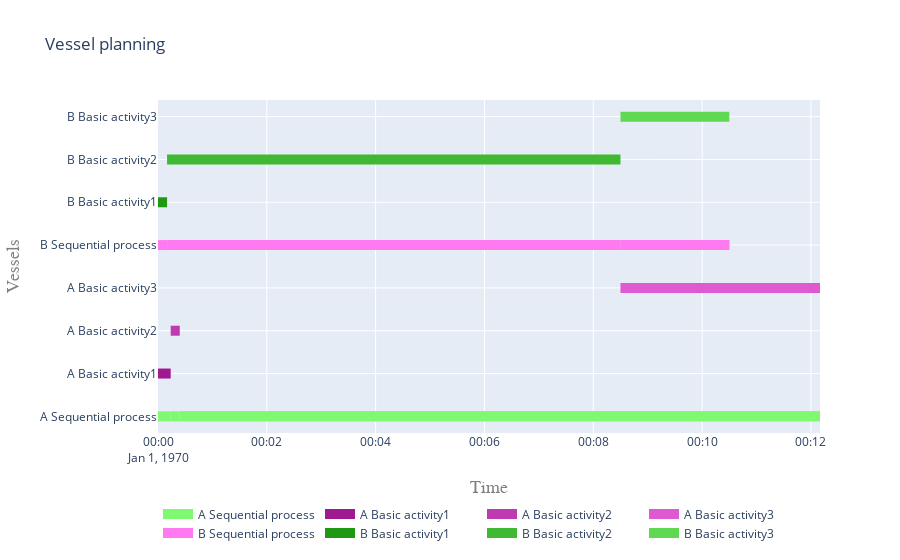

Notebook source saved alongside this figure:
### Markdown cell above
##### 5.2 Visualise gantt charts

### Code cell
plot.vessel_planning([*model.get_subprocesses(sequential_activity_A), *model.get_subprocesses(sequential_activity_B)])

### Figure 1 — Plotly figure (JSON) as saved in the notebook; plotly's stock layout.template omitted (floating-point values rounded to 4 significant figures)
{"data": [{"connectgaps": false, "hoverinfo": "y+name", "line": {"color": "rgb(127,249,113)", "width": 10}, "mode": "lines", "name": "A Sequential process", "type": "scatter", "x": ["1970-01-01T00:00:00", "1970-01-01T00:00:00", "1970-01-01T00:00:14", "1970-01-01T00:00:14", "1970-01-01T00:00:14", "1970-01-01T00:00:14", "1970-01-01T00:00:14", "1970-01-01T00:00:24", "1970-01-01T00:00:24", "1970-01-01T00:00:24", "1970-01-01T00:00:24", "1970-01-01T00:00:24", "1970-01-01T00:12:10", "1970-01-01T00:12:10", "1970-01-01T00:12:10", "1970-01-01T00:00:24", "1970-01-01T00:00:24", "1970-01-01T00:12:10", "1970-01-01T00:12:10", "1970-01-01T00:12:10"], "y": ["A Sequential process", "A Sequential process", "A Sequential process", "A Sequential process", null, "A Sequential process", "A Sequential process", "A Sequential process", "A Sequential process", null, "A Sequential process", "A Sequential process", "A Sequential process", "A Sequential process", null, "A Sequential process", "A Sequential process", "A Sequential process", "A Sequential process", null]}, {"connectgaps": false, "hoverinfo": "y+name", "line": {"color": "rgb(159,25,145)", "width": 10}, "mode": "lines", "name": "A Basic activity1", "type": "scatter", "x": ["1970-01-01T00:00:00", "1970-01-01T00:00:00", "1970-01-01T00:00:14", "1970-01-01T00:00:14", "1970-01-01T00:00:14"], "y": ["A Basic activity1", "A Basic activity1", "A Basic activity1", "A Basic activity1", null]}, {"connectgaps": false, "hoverinfo": "y+name", "line": {"color": "rgb(191,57,177)", "width": 10}, "mode": "lines", "name": "A Basic activity2", "type": "scatter", "x": ["1970-01-01T00:00:14", "1970-01-01T00:00:14", "1970-01-01T00:00:24", "1970-01-01T00:00:24", "1970-01-01T00:00:24"], "y": ["A Basic activity2", "A Basic activity2", "A Basic activity2", "A Basic activity2", null]}, {"connectgaps": false, "hoverinfo": "y+name", "line": {"color": "rgb(223,89,209)", "width": 10}, "mode": "lines", "name": "A Basic activity3", "type": "scatter", "x": ["1970-01-01T00:08:30", "1970-01-01T00:08:30", "1970-01-01T00:12:10", "1970-01-01T00:12:10", "1970-01-01T00:12:10"], "y": ["A Basic activity3", "A Basic activity3", "A Basic activity3", "A Basic activity3", null]}, {"connectgaps": false, "hoverinfo": "y+name", "line": {"color": "rgb(255,121,241)", "width": 10}, "mode": "lines", "name": "B Sequential process", "type": "scatter", "x": ["1970-01-01T00:00:00", "1970-01-01T00:00:00", "1970-01-01T00:00:10", "1970-01-01T00:00:10", "1970-01-01T00:00:10", "1970-01-01T00:00:10", "1970-01-01T00:00:10", "1970-01-01T00:08:30", "1970-01-01T00:08:30", "1970-01-01T00:08:30", "1970-01-01T00:08:30", "1970-01-01T00:08:30", "1970-01-01T00:10:30", "1970-01-01T00:10:30", "1970-01-01T00:10:30", "1970-01-01T00:08:30", "1970-01-01T00:08:30", "1970-01-01T00:10:30", "1970-01-01T00:10:30", "1970-01-01T00:10:30"], "y": ["B Sequential process", "B Sequential process", "B Sequential process", "B Sequential process", null, "B Sequential process", "B Sequential process", "B Sequential process", "B Sequential process", null, "B Sequential process", "B Sequential process", "B Sequential process", "B Sequential process", null, "B Sequential process", "B Sequential process", "B Sequential process", "B Sequential process", null]}, {"connectgaps": false, "hoverinfo": "y+name", "line": {"color": "rgb(31,153,17)", "width": 10}, "mode": "lines", "name": "B Basic activity1", "type": "scatter", "x": ["1970-01-01T00:00:00", "1970-01-01T00:00:00", "1970-01-01T00:00:10", "1970-01-01T00:00:10", "1970-01-01T00:00:10"], "y": ["B Basic activity1", "B Basic activity1", "B Basic activity1", "B Basic activity1", null]}, {"connectgaps": false, "hoverinfo": "y+name", "line": {"color": "rgb(63,185,49)", "width": 10}, "mode": "lines", "name": "B Basic activity2", "type": "scatter", "x": ["1970-01-01T00:00:10", "1970-01-01T00:00:10", "1970-01-01T00:08:30", "1970-01-01T00:08:30", "1970-01-01T00:08:30"], "y": ["B Basic activity2", "B Basic activity2", "B Basic activity2", "B Basic activity2", null]}, {"connectgaps": false, "hoverinfo": "y+name", "line": {"color": "rgb(95,217,81)", "width": 10}, "mode": "lines", "name": "B Basic activity3", "type": "scatter", "x": ["1970-01-01T00:08:30", "1970-01-01T00:08:30", "1970-01-01T00:10:30", "1970-01-01T00:10:30", "1970-01-01T00:10:30"], "y": ["B Basic activity3", "B Basic activity3", "B Basic activity3", "B Basic activity3", null]}], "layout": {"hovermode": "closest", "legend": {"orientation": "h", "x": 0, "y": -0.2}, "title": {"text": "Vessel planning"}, "xaxis": {"range": ["1970-01-01T00:00:00", "1970-01-01T00:12:10"], "title": {"font": {"color": "#7f7f7f", "family": "Courier New, monospace", "size": 18}, "text": "Time"}}, "yaxis": {"title": {"font": {"color": "#7f7f7f", "family": "Courier New, monospace", "size": 18}, "text": "Vessels"}}}}
